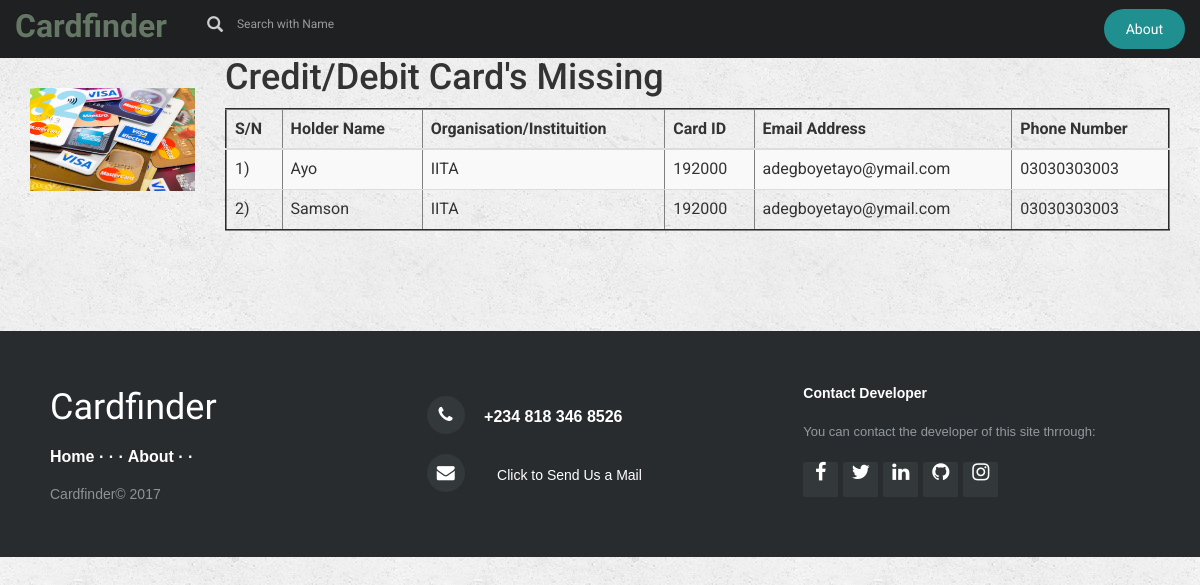
The app's page /1/lost/, older data.
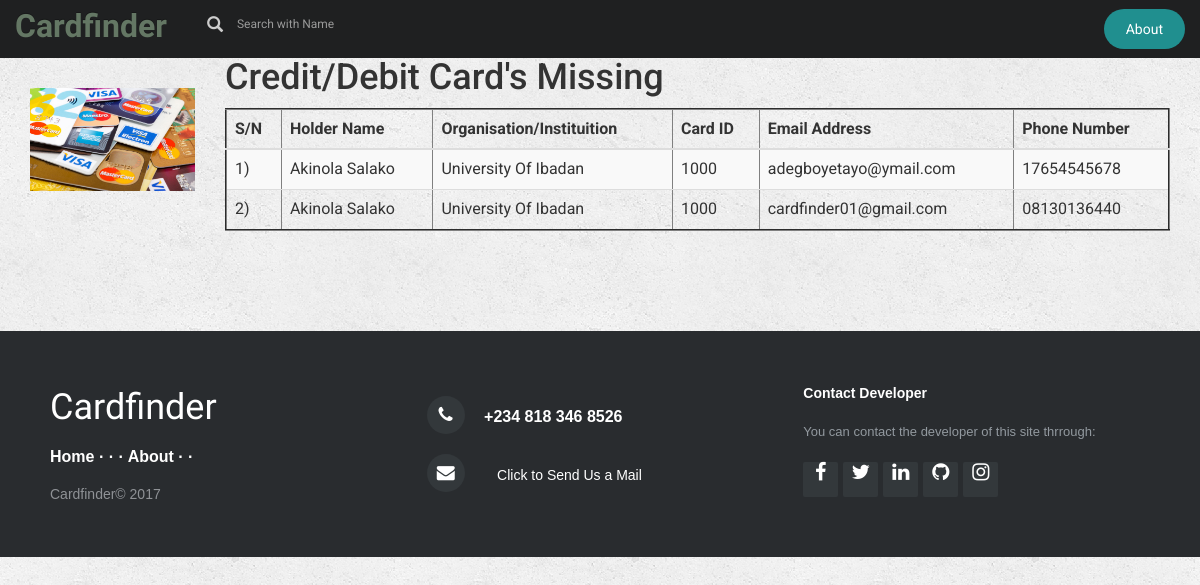
The same page, newer data.
### LostCard/models.py (models this page shows, shortened)
class Card(models.Model):
     CardType=models.CharField(max_length=250)
     value = models.CharField(max_length=2)
     card_img = models.FileField()

class Specs(models.Model):
     Org_Name = models.CharField(max_length=200)
     holder_name=models.CharField(max_length=250)
     id_card = models.CharField(max_length=100)
     email_add = models.EmailField(max_length=80)
     phone_no = models.CharField(max_length=20)
     card=models.ForeignKey(Card, on_delete=models.CASCADE)

### LostCard/views.py (the view)
# urls.py: url(r'^(?P<pk>[0-9]+)/lost/$',views.LostDetailView.as_view(), name='lost_details'),
class LostDetailView(generic.DetailView):
    model = Card
    template_name = 'LostCard/details.html'

### LostCard/templates/LostCard/details.html (shortened to what this page needs)
{% extends 'LostCard/base1.html' %}
{% block body %}
            {% load staticfiles %}
            <div class="container">
               <div class="row">
               <div class="col-md-2">
                   <img class="img img-responsive" src="{{ card.card_img.url }}" style="margin-top: 30px">
               </div>
               <div class="col-md-10">
                      <h1>{{ card.CardType }}'s Missing</h1>
               {% if card.specs_set.all %}
                            <table class="table table-striped" border="2">
                                        <thead>
                                            <tr>
                                                <th>S/N</th>
                                                <th>Holder Name</th>
                                                <th>Organisation/Instituition</th>
                                                <th>Card ID</th>
                                                <th>Email Address</th>
                                                <th>Phone Number</th>
                                            </tr>
                                        </thead>
                                        <tbody>
                                            {% for cc in card.specs_set.all %}
                                                <tr>
                                                <td>{{ forloop.counter }})</td>
                                                <td>{{ cc.holder_name }}</td>
                                                <td>{{ cc.Org_Name }}</td>
                                                <td>{{ cc.id_card }}</td>
                                                <td>{{ cc.email_add }}</td>
                                                <td>{{ cc.phone_no }}</td>
                                                </tr>
                                             {% endfor %}
                                        </tbody>
                            </table>
                   {% else %}
                  <script>
                  sta = "No {{ card.CardType }}'s Missing Yet. Please Check back later";
                  alert(sta);
                  </script>
                   <marquee><h3>No Card's Here</h3></marquee>
               {% endif %}
                     </div>
               </div>
            </div>
{% include 'LostCard/base_footer.html' %}
{% endblock %}

### LostCard/templates/LostCard/base1.html (shortened to what this page needs)
<html>
<head>
    {% load staticfiles %}
<link rel="stylesheet" href="{% static 'LostCard/css/bootstrap.min.css' %}">
<link rel="stylesheet" href="{% static 'LostCard/fonts/font-awesome.min.css' %}">
<link rel="stylesheet" href="https://cdnjs.cloudflare.com/ajax/libs/animate.css/3.5.2/animate.min.css">
<link rel="stylesheet" href="{% static 'LostCard/css/Navigation-with-Search1.css' %}">
<link rel="stylesheet" href="{% static 'LostCard/css/Pretty-Footer.css' %}">
<link rel="stylesheet" href="{% static 'LostCard/css/style.css' %}">
<link rel="stylesheet" href="{% static 'LostCard/css/Registration-Form-with-Photo.css' %}">
</head>
<body>
    <div>
        <nav class="navbar navbar-inverse navigation-clean-search">
            <div class="container-fluid">
                <div class="navbar-header"><a class="navbar-brand navbar-link" href="{% url 'lostcard:home' %}">Cardfinder</a>
                </div>
                <div class="collapse navbar-collapse" id="navcol-1">
                    <form class="navbar-form navbar-left" method="get" action="{% url 'lostcard:search' %}">
                        <div class="form-group">
                            <label class="control-label" for="search-field"><i class="glyphicon glyphicon-search"></i></label>
                            <input class="form-control input-sm search-field" type="search" name="q" placeholder="Search with Name" value="{{ request.GET.q }}" id="search-field">
                        </div>
                    </form><a class="btn btn-default navbar-btn navbar-right action-button" role="button" href="{% url 'lostcard:about' %}">About</a></div>
            </div>
        </nav>
    </div>
        {% block body %}
        {% endblock %}
</body>
</html>

### LostCard/templates/LostCard/base_footer.html (shortened to what this page needs)
 <footer>
    <div class="row">
            <div class="col-md-4 col-sm-6 footer-navigation">
                <h3><a href="{% url 'lostcard:home' %}">Cardfinder</a></h3>
                <p class="links"><a href="{% url 'lostcard:home' %}">Home</a><strong> ·  ·  · </strong><a href="{% url 'lostcard:about' %}">About</a><strong> ·  · </strong></p>
                <p class="company-name">Cardfinder© 2017 </p>
            </div>
            <div class="col-md-4 col-sm-6 footer-contacts">
                <div><i class="fa fa-phone footer-contacts-icon"></i>
                    <p class="footer-center-info email text-left"> +234 818 346 8526</p>
                </div>
                <div>
                    <i class="fa fa-envelope footer-contacts-icon"></i>
                    <button type="button" class="btn btn-link" data-toggle="modal" data-target="#popupwindow">
                    <p> Click to Send Us a Mail </p></button>
                 </div>
            </div>
                    <div class="col-md-4 footer-about">
                        <h4>Contact Developer</h4>
                        <p> You can contact the developer of this site thrrough:</p>
                        <div class="social-links social-icons"><a href="https://web.facebook.com/adegboye.o.emmanuel" target="_blank" data-bs-hover-animate="flash"><i class="fa fa-facebook"></i></a><a href="https://twitter.com/oluwa_HD" target="_blank" data-bs-hover-animate="flash"><i class="fa fa-twitter"></i></a><a href="https://linkedin.com"
                            target="_blank" data-bs-hover-animate="flash"><i class="fa fa-linkedin"></i></a><a href="https://github.com/heavycodes" target="_blank" data-bs-hover-animate="flash"><i class="fa fa-github"></i></a><a href="https://www.instagram.com/oluwatayo_/" target="_blank"
                            data-bs-hover-animate="flash"><i class="fa fa-instagram"></i></a>
                        </div>
                    </div>
    </div>
 </footer>

### LostCard/static/LostCard/css/Navigation-with-Search1.css (style rules this page uses)
.navigation-clean-search { background:#fff; padding-top:1px; padding-bottom:1px; color:#333; border-radius:0; box-shadow:none; border:none; margin-bottom:0; }
.navigation-clean-search .navbar-brand { font-weight:bold; color:inherit; }
.navigation-clean-search .navbar-collapse, .navigation-clean-search .navbar-form { border-top-color:#ddd; }
.navigation-clean-search.navbar-inverse .navbar-collapse, .navigation-clean-search.navbar-inverse .navbar-form { border-top-color:#333; }
.navigation-clean-search.navbar-inverse { background-color:#1f2021; color:#fff; }
.navigation-clean-search .action-button, .navigation-clean-button .action-button:active { background:#56c6c6; border-radius:20px; color:#fff !important; box-shadow:none; border:none; text-shadow:none; padding:10px 22px; transition:background-color 0.25s; }
.navigation-clean-search.navbar-inverse .action-button, .navigation-clean-search.navbar-inverse .action-button:active { background:#208f8f; }
.navigation-clean-search .navbar-form label { color:#ccc; }
.navigation-clean-search .navbar-form .search-field { background:none; border:none; border-bottom:1px solid transparent; border-radius:0; color:#ccc; box-shadow:none; color:inherit; transition:border-bottom-color 0.3s; }

### LostCard/static/LostCard/css/Pretty-Footer.css (style rules this page uses)
footer { background-color:#292c2f; box-shadow:0 1px 1px 0 rgba(0, 0, 0, 0.12); box-sizing:border-box; width:100%; text-align:left; font:bold 16px sans-serif; padding:55px 50px; margin-top:80px; bottom:0; color:#fff; }
.footer-navigation h3 { margin:0; font:normal 36px Cookie, cursive; margin-bottom:20px; color:#fff; }
.footer-navigation h3 a { text-decoration:none; color:#fff; }
.footer-navigation p.links a { color:#fff; text-decoration:none; }
.footer-navigation p.company-name { color:#8f9296; font-size:14px; font-weight:normal; margin-top:20px; }
.footer-contacts p { display:inline-block; color:#ffffff; vertical-align:middle; }
.fa.footer-contacts-icon { background-color:#33383b; color:#fff; font-size:18px; width:38px; height:38px; border-radius:50%; text-align:center; line-height:38px; margin:10px 15px 10px 0; }
.footer-about h4 { display:block; color:#fff; font-size:14px; font-weight:bold; margin-bottom:20px; }
.footer-about p { line-height:20px; color:#92999f; font-size:13px; font-weight:normal; margin:0; }
div.social-links { margin-top:20px; color:#fff; }
.social-links a { display:inline-block; width:35px; height:35px; cursor:pointer; background-color:#33383b; border-radius:2px; font-size:20px; color:#ffffff; text-align:center; line-height:35px; margin-right:5px; margin-bottom:5px; }

### LostCard/static/LostCard/css/style.css (style rules this page uses)
h4, h5, h6, h1, h2, h3 { margin-top: 0; }
p { margin: 0; }
html, body { font-family: 'Roboto', sans-serif; font-size: 100%; background:url(images/background.png); }
body a { transition:0.5s all; -webkit-transition:0.5s all; -moz-transition:0.5s all; -o-transition:0.5s all; -ms-transition:0.5s all; }
nav a { display: block; margin: 0px 10px; padding: 0; text-decoration: none; }
.container:after { content: "\0020"; display: block; height: 0; clear: both; visibility: hidden; }
.clearfix:before, .clearfix:after, .row:before, .row:after { content: '\0020'; display: block; overflow: hidden; visibility: hidden; width: 0; height: 0; }
.row:after, .clearfix:after { clear: both; }
.row, .clearfix { zoom: 1; }
body { background:url(images/background.png); }
a.navbar-brand.navbar-link { font-family:'Cookie'; font-size:xx-large; color:rgb(100,119,100); }

Row changes from the older to the newer data that the page shows:
removed Specs: holder_name "Ayo", Org_Name "IITA", id_card "192000", email_add "adegboyetayo@ymail.com", phone_no "03030303003"
removed Specs: holder_name "Samson", Org_Name "IITA", id_card "192000", email_add "adegboyetayo@ymail.com", phone_no "03030303003"
added Specs: holder_name "Akinola Salako", Org_Name "University Of Ibadan", id_card "1000", email_add "adegboyetayo@ymail.com", phone_no "17654545678"
added Specs: holder_name "Akinola Salako", Org_Name "University Of Ibadan", id_card "1000", email_add "cardfinder01@gmail.com", phone_no "08130136440"
